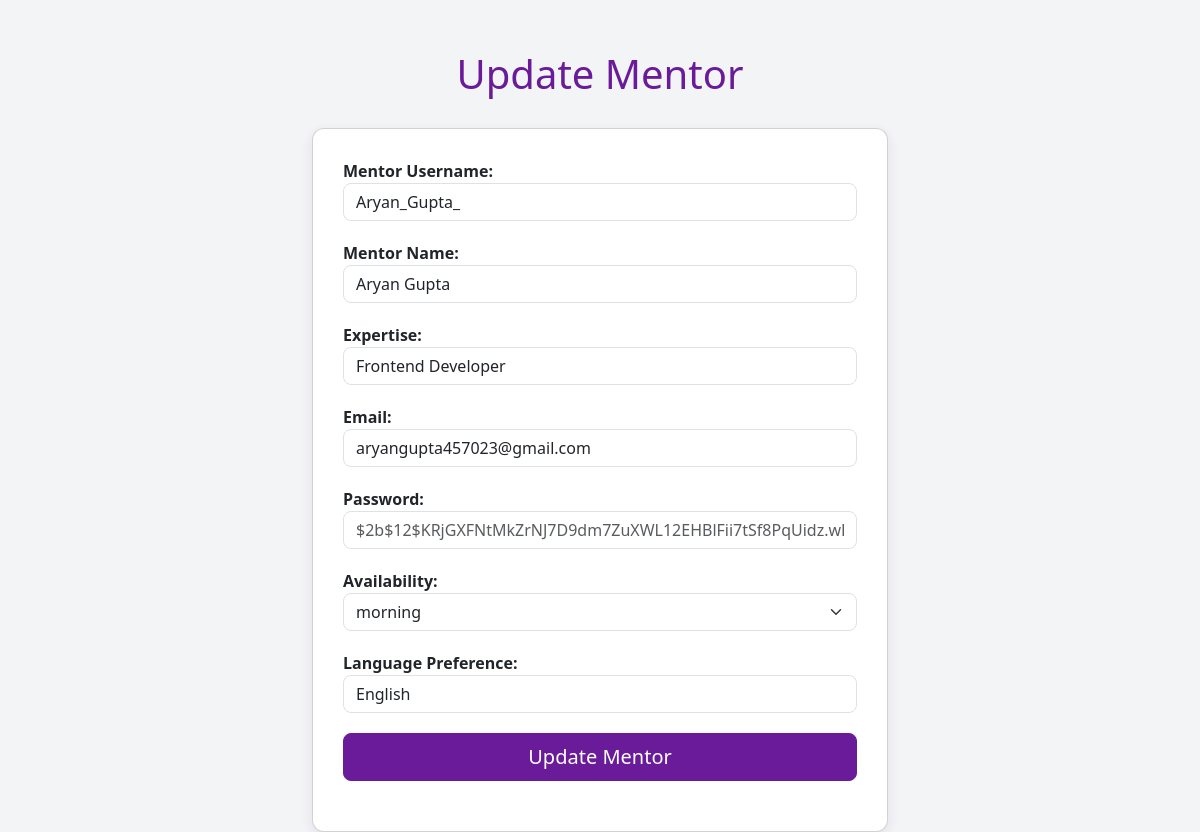
The page /mentor/1/update on the database its author committed.
### models/user.py (models this page shows, shortened)
class Mentor(db.Model, UserMixin):
    id = db.Column(db.Integer, primary_key=True)
    username = db.Column(db.String(100), nullable=False)
    fullname = db.Column(db.String(100), nullable=False)
    expertise = db.Column(db.String(200))
    availability = db.Column(db.String(80), default=True)
    email = db.Column(db.String(120), nullable=False)
    password = db.Column(db.String(80),nullable=False)
    language_pref = db.Column(db.String(80),nullable=False)
    role = db.Column(db.String(80), default='mentor')
    courses = db.relationship('Course', secondary=mentor_course_association, back_populates='mentors')
    messages_received = db.relationship('Messages', backref='receiver', lazy='dynamic', foreign_keys='Messages.receiver_id')
    messages_sent = db.relationship('MentorMessages', backref='sender', lazy='dynamic', foreign_keys='MentorMessages.sender_id')
    quizzes_created_as_mentor = db.relationship('Quiz', foreign_keys='Quiz.created_by_mentor_id', lazy='dynamic')
    notes_uploaded = db.relationship('Note', backref='mentor_uploader', lazy='dynamic')
    students = db.relationship('User', secondary=user_mentor_association, back_populates='mentors')

### app.py (the view, shortened to what this page needs)
@csrf.exempt
@app.route('/mentor/<int:id>/update', methods=['GET', 'POST'])
def update_mentor(id):
    mentor = Mentor.query.get_or_404(id)
    if request.method == 'GET':
        return render_template('updateMentor.html', mentor=mentor)

### templates/updateMentor.html (shortened to what this page needs)
<!DOCTYPE html>
<html lang="en">
<head>
  <link href="https://cdn.jsdelivr.net/npm/bootstrap@5.3.0/dist/css/bootstrap.min.css" rel="stylesheet">
</head>
<body>
  <div class="container">
    <h1>Update Mentor</h1>
    <div class="card">
      <form action="{{ url_for('update_mentor', id=mentor.id) }}" method="POST" enctype="multipart/form-data">
        <div class="form-group">
          <label for="username">Mentor Username:</label>
          <input type="text" name="username" value="{{ mentor.username }}" class="form-control" readonly />
        </div>
        <div class="form-group">
          <label for="name">Mentor Name:</label>
          <input type="text" name="name" value="{{ mentor.fullname }}" class="form-control" required />
        </div>
        <div class="form-group">
          <label for="expertise">Expertise:</label>
          <input type="text" name="expertise" value="{{ mentor.expertise }}" class="form-control" required>
        </div>
        <div class="form-group">
          <label for="email">Email:</label>
          <input type="email" name="email" value="{{ mentor.email }}" class="form-control" required>
        </div>
        <div class="form-group">
          <label for="password">Password:</label>
          <input type="password" name="password" placeholder="{{ mentor.password }}" class="form-control" required readonly/>
        </div>
        <div class="form-group">
          <label for="availability">Availability:</label>
          <select name="availability" id="availability" class="form-select" required>
            {% set slots = ['Forenoon', 'noon', 'morning', 'night', 'midnight'] %}
            {% for slot in slots %}
              <option value="{{ slot }}" {% if mentor.availability == slot %}selected{% endif %}>{{ slot }}</option>
            {% endfor %}
          </select>
        </div>
        <div class="form-group">
          <label for="language_pref">Language Preference:</label>
          <input type="text" name="language_pref" value="{{ mentor.language_pref }}" class="form-control" required>
        </div>
        <div class="form-group">
          <input type="submit" value="Update Mentor" class="btn btn-primary btn-lg w-100"/>
        </div>
      </form>
    </div>
  </div>
</body>
</html>

### templates/updateMentor.html (style rules this page uses)
body { background-color: #f3f4f6; color: #4a0072; font-family: 'Segoe UI', sans-serif; }
.container { max-width: 600px; margin-top: 50px; }
.card { padding: 30px; border-radius: 12px; box-shadow: 0 4px 12px rgba(106, 27, 154, 0.1); }
.form-control, .form-select { border-radius: 8px; }
.btn-primary { background-color: #6a1b9a; border-color: #6a1b9a; }
label { font-weight: bold; }
.form-group { margin-bottom: 20px; }
h1 { color: #6a1b9a; text-align: center; margin-bottom: 30px; }

### rows shown on the page
Mentor: username "Aryan_Gupta_", name "Aryan Gupta", expertise "Frontend Developer", email "aryangupta457023@gmail.com", availability "morning", language_pref "English"
